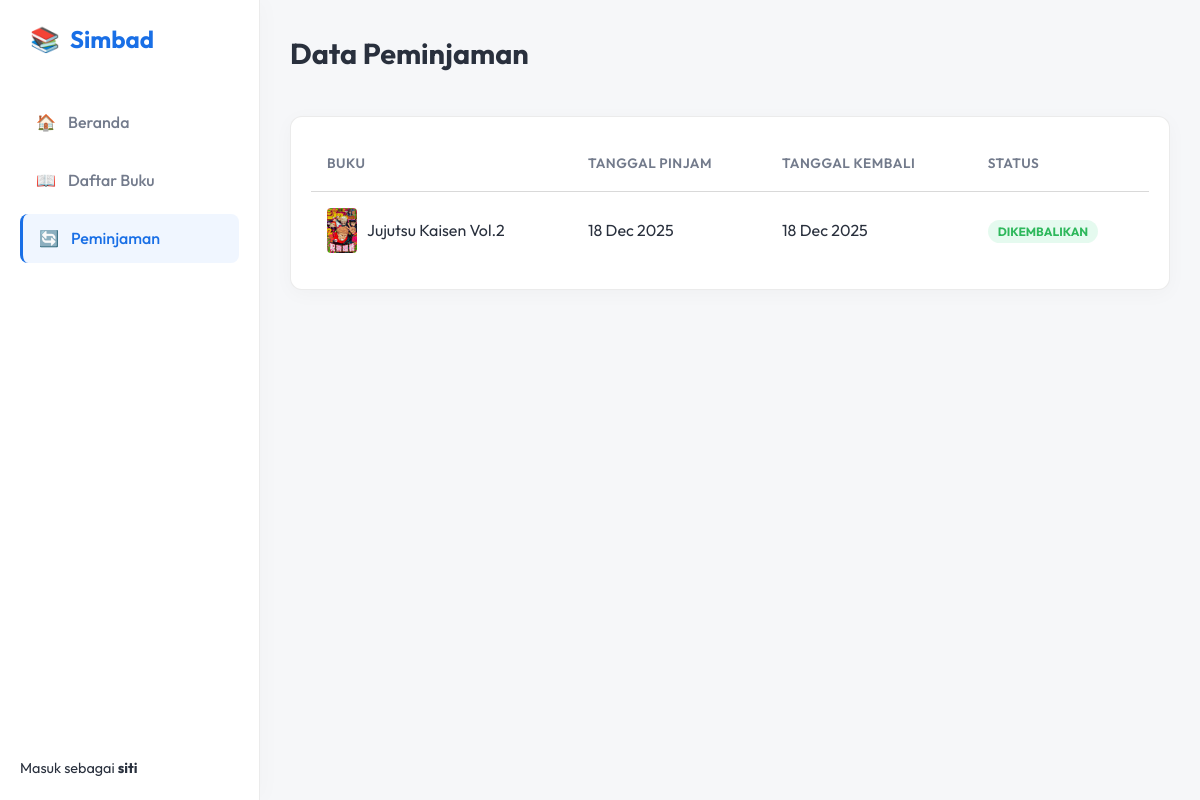
The app's page /loans.php (signed in) with its own data.
### tables this page shows
CREATE TABLE `peminjaman` (
  `id` int(11) NOT NULL AUTO_INCREMENT,
  `pengguna_id` int(11) NOT NULL,
  `buku_id` int(11) NOT NULL,
  `tanggal_pinjam` date NOT NULL,
  `tanggal_kembali` date DEFAULT NULL,
  `status` enum('dipinjam','dikembalikan') NOT NULL DEFAULT 'dipinjam',
  PRIMARY KEY (`id`),
  KEY `pengguna_id` (`pengguna_id`),
  KEY `buku_id` (`buku_id`),
  CONSTRAINT `fk_peminjaman_pengguna` FOREIGN KEY (`pengguna_id`) REFERENCES `pengguna` (`id`) ON DELETE CASCADE,
  CONSTRAINT `fk_peminjaman_buku` FOREIGN KEY (`buku_id`) REFERENCES `buku` (`id`) ON DELETE CASCADE
);

CREATE TABLE `buku` (
  `id` int(11) NOT NULL AUTO_INCREMENT,
  `judul` varchar(255) NOT NULL,
  `penulis` varchar(100) NOT NULL,
  `penerbit` varchar(100) DEFAULT NULL,
  `tahun_terbit` year(4) DEFAULT NULL,
  `kategori_id` int(11) NOT NULL,
  `stok` int(11) NOT NULL DEFAULT 0,
  `gambar_sampul` varchar(255) DEFAULT NULL,
  `dibuat_pada` timestamp NULL DEFAULT CURRENT_TIMESTAMP,
  PRIMARY KEY (`id`),
  KEY `kategori_id` (`kategori_id`),
  CONSTRAINT `fk_buku_kategori` FOREIGN KEY (`kategori_id`) REFERENCES `kategori` (`id`) ON DELETE CASCADE
);

### loans.php (the view, shortened to what this page needs)
<?php
require_once 'config/config.php';
$query = "SELECT peminjaman.*, pengguna.nama_lengkap, buku.judul as book_title, buku.gambar_sampul
          FROM peminjaman
          JOIN pengguna ON peminjaman.pengguna_id = pengguna.id
          JOIN buku ON peminjaman.buku_id = buku.id";
if ($_SESSION['role'] !== 'admin') {
    $query .= " WHERE peminjaman.pengguna_id = " . $_SESSION['user_id'];
    $query .= " ORDER BY peminjaman.tanggal_pinjam DESC";
} else {
    $query .= " ORDER BY peminjaman.status ASC, peminjaman.tanggal_pinjam DESC";
}
$loans = $pdo->query($query)->fetchAll();
?>
<!DOCTYPE html>
<html lang="id">
<head>
    <link rel="stylesheet" href="assets/css/style.css">
</head>
<body>
    <div class="dashboard-grid">
        <?php include 'includes/sidebar.php'; ?>
        <main class="main-content">
            <div class="top-bar">
                <h1 class="page-title">Data Peminjaman</h1>
            </div>
            <div class="table-container">
                <table>
                    <thead>
                        <tr>
                            <th>Buku</th>
                            <th>Tanggal Pinjam</th>
                            <th>Tanggal Kembali</th>
                            <th>Status</th>
                        </tr>
                    </thead>
                    <tbody>
                         <?php if (empty($loans)): ?>
                            <tr><td colspan="6" style="text-align: center; color: var(--text-muted);">Tidak ada riwayat peminjaman.</td></tr>
                        <?php else: ?>
                            <?php foreach ($loans as $loan): ?>
                            <tr>
                                <td>
                                    <div style="display: flex; align-items: center; gap: 10px;">
                                        <?php if($loan['gambar_sampul']): ?>
                                            <img src="uploads/<?php echo htmlspecialchars($loan['gambar_sampul']); ?>" style="width: 30px; height: 45px; object-fit: cover; border-radius: 4px;">
                                        <?php else: ?>
                                             <div style="width: 30px; height: 45px; background: #eee; border-radius: 4px; display: flex; align-items: center; justify-content: center; font-size: 0.8rem;">📚</div>
                                        <?php endif; ?>
                                        <?php echo htmlspecialchars($loan['book_title']); ?>
                                    </div>
                                </td>
                                <td><?php echo date('d M Y', strtotime($loan['tanggal_pinjam'])); ?></td>
                                <td>
                                    <?php
                                        if ($loan['tanggal_kembali']) {
                                            echo date('d M Y', strtotime($loan['tanggal_kembali']));
                                        } else {
                                            echo '-';
                                        }
                                    ?>
                                </td>
                                <td>
                                    <?php if ($loan['status'] == 'dipinjam'): ?>
                                        <span class="badge badge-warning">Dipinjam</span>
                                    <?php else: ?>
                                        <span class="badge badge-success">Dikembalikan</span>
                                    <?php endif; ?>
                                </td>
                            </tr>
                            <?php endforeach; ?>
                        <?php endif; ?>
                    </tbody>
                </table>
            </div>
        </main>
    </div>
</body>
</html>

### assets/css/style.css (style rules this page uses)
:root { --primary: 215, 80%, 50%; --primary-dark: 215, 80%, 40%; --secondary: 170, 70%, 45%; --accent: 340, 70%, 55%; --bg-dark: 220, 20%, 97%; --bg-card: 0, 0%, 100%; --text-main: 220, 20%, 20%; --text-muted: 220, 10%, 50%; --glass-bg: rgba(255, 255, 255, 0.85); --glass-border: rgba(0, 0, 0, 0.08); --error: 0, 70%, 55%; --success: 140, 60%, 45%; --radius-sm: 8px; --radius-md: 12px; --radius-lg: 20px; }
* { margin: 0; padding: 0; box-sizing: border-box; font-family: 'Outfit', sans-serif; }
body { background-color: hsl(var(--bg-dark)); color: hsl(var(--text-main)); line-height: 1.6; overflow-x: hidden; }
.dashboard-grid { display: grid; grid-template-columns: 260px 1fr; min-height: 100vh; }
.main-content { padding: 30px; overflow-y: auto; }
.top-bar { display: flex; justify-content: space-between; align-items: center; margin-bottom: 40px; }
.page-title { font-size: 1.8rem; font-weight: 700; color: var(--text-main); }
.table-container { overflow-x: auto; background: white; border: 1px solid var(--glass-border); border-radius: var(--radius-md); padding: 20px; box-shadow: 0 4px 20px rgba(0, 0, 0, 0.03); }
table { width: 100%; border-collapse: collapse; }
th, td { padding: 16px; text-align: left; border-bottom: 1px solid var(--glass-border); }
th { color: hsl(var(--text-muted)); font-weight: 600; font-size: 0.85rem; text-transform: uppercase; letter-spacing: 0.5px; }
td { color: var(--text-main); }
tr:last-child td { border-bottom: none; }
.badge { padding: 4px 10px; border-radius: 20px; font-size: 0.75rem; font-weight: 700; text-transform: uppercase; }
.badge-success { background: rgba(0, 200, 100, 0.1); color: hsl(var(--success)); }

### records on screen
peminjaman: buku.gambar_sampul (picture), buku.judul "Jujutsu Kaisen Vol.2", tanggal_pinjam "18 Dec 2025", tanggal_kembali "18 Dec 2025", status "DIKEMBALIKAN"

### other values on screen
$_SESSION['username'] "siti"
